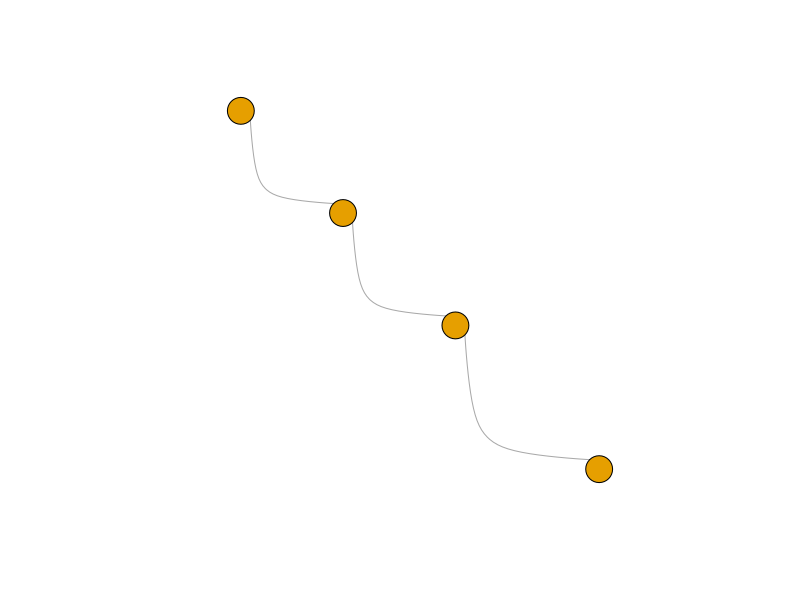
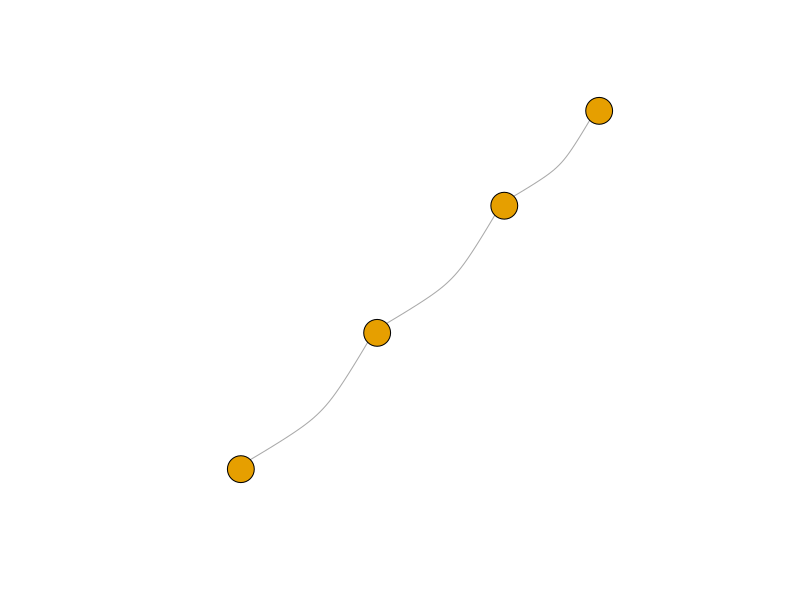
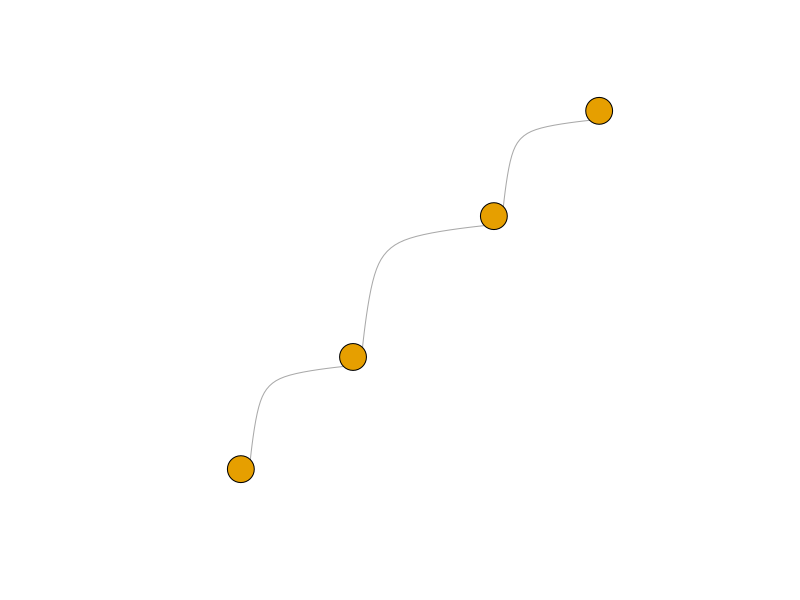
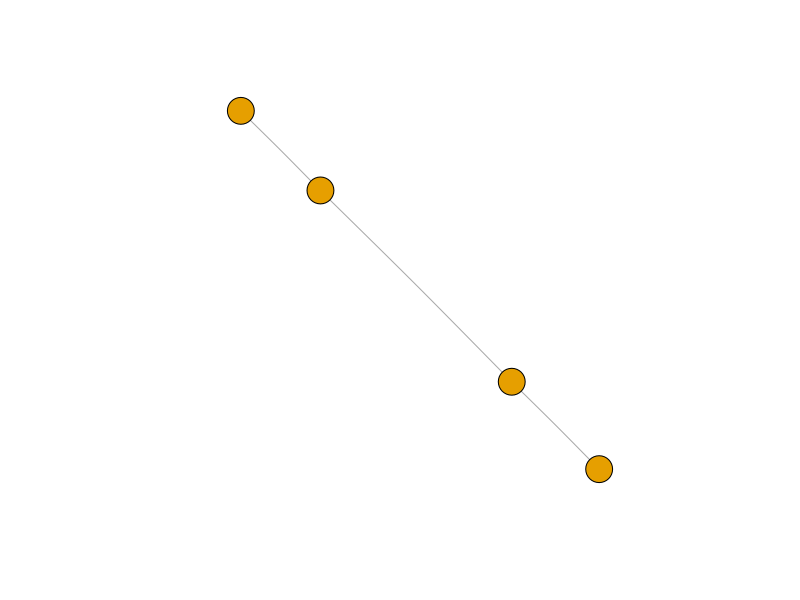
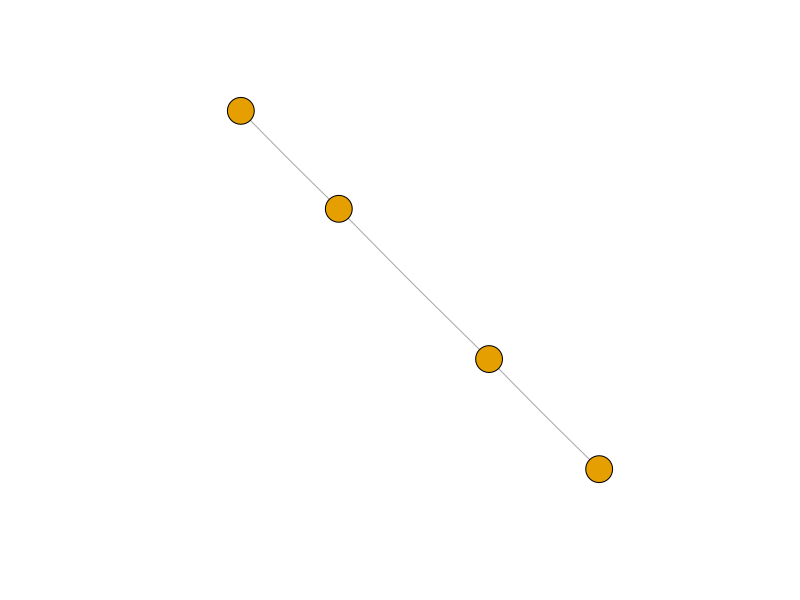
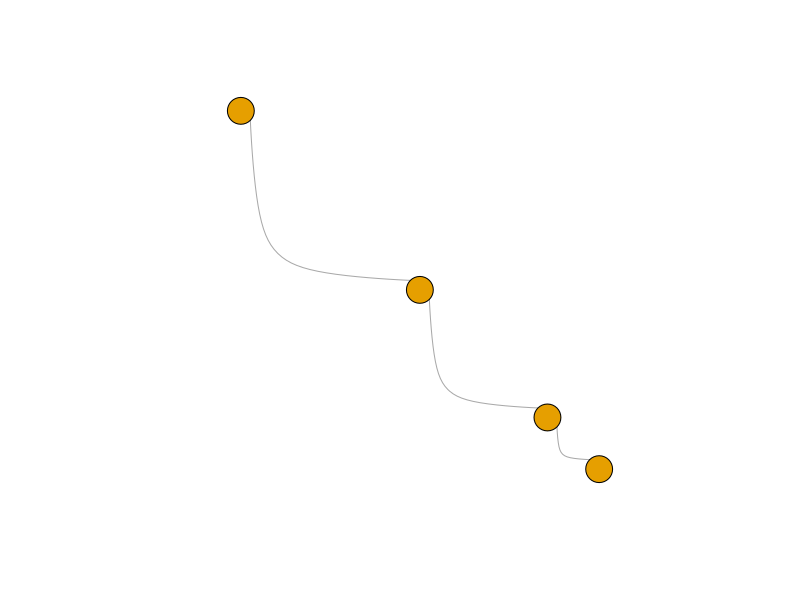
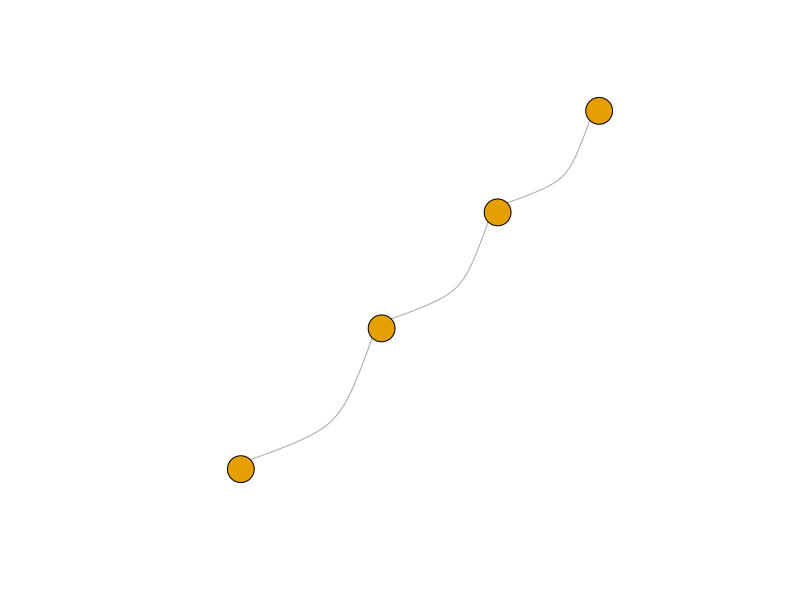
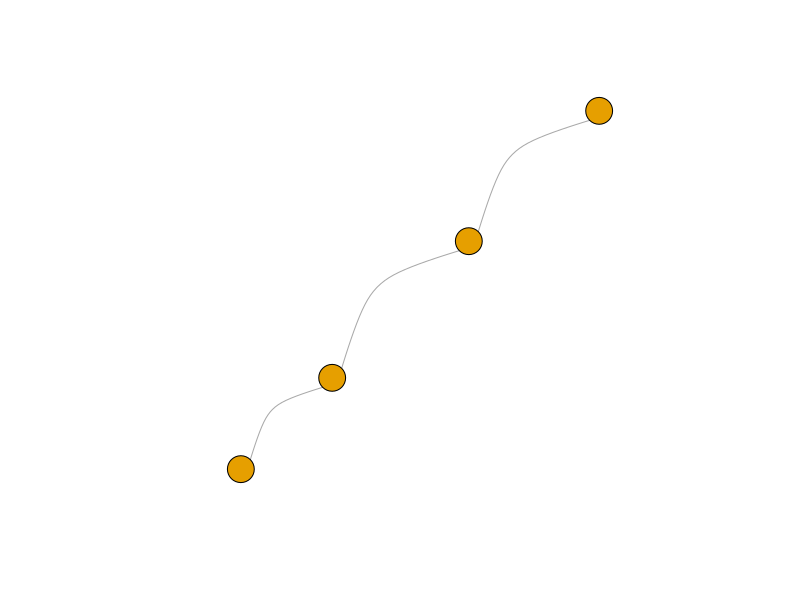

Source code (R) for these figures, in order: (Note: this script raises an error after producing the figures.)
#############################_Libraries_##########################
setwd(dirname(rstudioapi::getSourceEditorContext()$path))
getwd()
Sys.setenv(LANG = "en")

if (!("igraph" %in% rownames(installed.packages()))) install.packages("igraph")
library(igraph)

#############################_Graph_generation_#######################
#' Losowy obrót dla rysunku grafu - layout_in_circle() psuje losowość
#'
#' @param graph List
#' @return matrix
#'
randomLayout <- function(graph)
{
  rotation <- runif(1, 0, 2*pi)
  layout <- layout_in_circle(graph)
  return(cbind(cos(rotation) * layout[,1] - sin(rotation) * layout[,2], sin(rotation) * layout[,1] + cos(rotation) * layout[,2]))
}

#' Tworzy katalog do zapisu grafów
#'
#' @param vertexNo int - liczba wierzchołków
#' @param fileName string - nazwa grafu
#' @return string - ścieżka
#'
createDir <- function(vertexNo, fileName)
{
  dir.create(as.character(vertexNo), showWarnings = FALSE)
  dir.create(file.path(vertexNo, fileName), showWarnings = FALSE)
  pathName <- paste0(vertexNo, '/', fileName)
  unlink(paste0(pathName, "/*"))
  return(pathName)
}

#' Rysuj graf
#'
#' @param graph Graph - Graf do narysowania
#' @param pathName string - Ścieżka
#' @param fileName string - Nazwa pliku
#' @param vertexNo int - liczba wierzchołków
#' @param i int - Numer iteracji
#' @param plotCurve float
#' @return void
#'
plotGraphHelper <- function(graph, pathName, fileName, vertexNo, i, plotCurve)
{
  path <- file.path(pathName, paste0(fileName, "-", vertexNo, "-", i, ".png"))
  png(path, width = 800, height = 600)
  plot(graph, vertex.label = NA, edge.curved = plotCurve)
  dev.off()
}

#' Liczba losowa z rozkładu normalnego
#'
#' @param minVal float - minimalna wartość
#' @param maxVal float - maksylamna wartość
#' @return float
#'
generateGaussian <- function(minVal, maxVal)
{
  z <- sqrt(-2 * log(runif(1))) * cos(2 * pi * runif(1))
  gaussian_num <- 0.5 * (z + 1) * (maxVal - minVal) + minVal
  gaussian_num <- pmin(pmax(gaussian_num, 0.01), 0.99)
  return(gaussian_num)
}

#' Graf ścieżka N wierzchołków, nieskierowany
#'
#' @param N int - liczba rysunków
#' @param vertexNo int - liczba wierzchołków
#' @return void
#'
plotPaths <- function(N, vertexNo)
{
  fileName <- 'path'
  pathName <- createDir(vertexNo, fileName)
  definition <- c()
  for (index in 1:(vertexNo-1))
  {
    definition <- c(definition, index, index + 1)
  }
  definitionMatrix <- matrix(definition, ncol = 2, byrow = TRUE)
  
  for (i in 1:N)
  {
    plotCurve <- generateGaussian(0.01, 0.99)
    graph <- graph_from_edgelist(definitionMatrix, directed = FALSE)
    E(graph)$weight <- runif(ecount(graph))
    plotGraphHelper(graph, pathName, fileName, vertexNo, i, plotCurve)
  }
}

#' Graf cykliczny N wierzchołków, 100% pewności na połączenie wierzchołków, nieskierowany
#'
#' @param N int - liczba rysunków
#' @param vertexNo int - liczba wierzchołków
#' @return void
#'
plotCycles <- function(N, vertexNo)
{
  fileName <- 'cycle'
  pathName <- createDir(vertexNo, fileName)
  for (i in 1:N)
  {
    plotCurve <- generateGaussian(0.01, 0.99)
    graph <- make_ring(vertexNo, directed = FALSE)
    plotGraphHelper(graph, pathName, fileName, vertexNo, i, plotCurve)
  }
}

#' Graf pełny N wierzchołków, 100% pewności na połączenie wierzchołków, nieskierowany
#'
#' @param N int - liczba rysunków
#' @param vertexNo int - liczba wierzchołków
#' @return void
#'
plotFullGraphs <- function(N, vertexNo)
{
  fileName <- 'full'
  pathName <- createDir(vertexNo, fileName)
  for (i in 1:N)
  {
    plotCurve <- generateGaussian(0.01, 0.99)
    graph <- graph.full(vertexNo, directed = FALSE)
    E(graph)$weight <- runif(ecount(graph))
    plotGraphHelper(graph, pathName, fileName, vertexNo, i, plotCurve)
  }
}

#' Graf spójny N wierzchołków
#'
#' @param N int - liczba rysunków
#' @param vertexNo int - liczba wierzchołków
#' @return void
#'
plotConnectedGraphs <- function(N, vertexNo)
{
  fileName <- 'connected'
  pathName <- createDir(vertexNo, fileName)
  for (i in 1:N)
  {
    plotCurve <- generateGaussian(0.01, 0.99)
    graph <- graph(c(1, 2, 2, 3, 3, 4, 4, 5, 5, 1, 1, round(runif(1, 1, 10)), 2, round(runif(1, 1, 10)), 3, round(runif(1, 1, 10)) , 4, round(runif(1, 1, 10)) , 5, round(runif(1, 1, 10))))
    plotGraphHelper(graph, pathName, fileName, vertexNo, i, plotCurve)
  }
}

#' Graf dwudzielny N wierzchołków
#'
#' @param N int - liczba rysunków
#' @param vertexNo int - liczba wierzchołków
#' @return void
#'
plotBipartiteGraphs <- function(N, vertexNo)
{
  fileName <- 'bipartite'
  pathName <- createDir(vertexNo, fileName)
  for (i in 1:N)
  {
    plotCurve <- generateGaussian(0.01, 0.99)
    graph <- make_full_bipartite_graph(vertexNo/2, vertexNo/2, directed = FALSE)
    E(graph)$weight <- runif(ecount(graph))
    plotGraphHelper(graph, pathName, fileName, vertexNo, i, plotCurve)
  }
}

#' Graf pusty N wierzchołków
#'
#' @param N int - liczba rysunków
#' @param vertexNo int - liczba wierzchołków
#' @return void
#'
plotEmptyGraphs <- function(N, vertexNo)
{
  fileName <- 'empty'
  pathName <- createDir(vertexNo, fileName)
  for (i in 1:N)
  {
    plotCurve <- generateGaussian(0.01, 0.99)
    graph <- make_empty_graph(vertexNo, directed = FALSE)
    plotGraphHelper(graph, pathName, fileName, vertexNo, i, plotCurve)
  }
}

#' Graf drzewa N wierzchołków, nieskierowany
#'
#' @param N int - liczba rysunków
#' @param vertexNo int - liczba wierzchołków
#' @param treeType string - typ drzewa ("binary", "random")
#' @return void
#'
plotTrees <- function(N, vertexNo, treeType = "random")
{
  fileName <- paste0('tree-', treeType)
  pathName <- createDir(vertexNo, fileName)
  
  for (i in 1:N)
  {
    if (treeType == "binary")
    {
      graph <- make_tree(vertexNo, children = 2, mode = "undirected") # Drzewo binarne o liczbie wierzchołków vertexNo
    }
    else if (treeType == "random")
    {
      graph <- sample_tree(vertexNo, directed = FALSE) # Losowe drzewo rozpinające (drzewo losowe)
    }
    else
    {
      stop("Nieznany typ drzewa. Dostępne opcje to 'binary' lub 'random'.")
    }
    plotCurve <- generateGaussian(0.01, 0.99)
    E(graph)$weight <- runif(ecount(graph))
    plotGraphHelper(graph, pathName, fileName, vertexNo, i, plotCurve)
  }
}

#' Graf hiper-kostki o N wymiarach
#'
#' @param N int - liczba rysunków
#' @param No int - liczba wymiarów (czyli liczba bitów w ciągach binarnych)
#' @return void
#'
plotHypercube <- function(N, No) {
  fileName <- 'hypercube'
  pathName <- createDir(No, fileName)
  generate_hypercube_edges <- function(dim)
  {
    num_vertices <- 2^dim
    edges <- matrix(nrow = 0, ncol = 2)
    vertices <- expand.grid(rep(list(c(0, 1)), dim))
    vertices <- as.matrix(vertices)
    for (i in 1:(num_vertices - 1))
    {
      for (j in (i + 1):num_vertices)
      {
        if (sum(vertices[i, ] != vertices[j, ]) == 1)
        {
          edges <- rbind(edges, c(i, j))
        }
      }
    }
    return(edges)
  }
  
  for (i in 1:N)
  {
    plotCurve <- generateGaussian(0.01, 0.99)
    edges <- generate_hypercube_edges(No)
    graph <- graph_from_edgelist(edges, directed = FALSE)
    E(graph)$weight <- runif(ecount(graph))
    plotGraphHelper(graph, pathName, fileName, No, i, plotCurve)
  }
}

plotPaths(500, 4)
plotCycles(500, 4)
plotFullGraphs(500, 4)
plotEmptyGraphs(200, 4)
# plotTrees(500, 4, "random")
plotTrees(500, 4, "binary")
# plotHypercube(500, 4)

plotPaths(500, 5)
plotCycles(500, 5)
plotFullGraphs(500, 5)
plotEmptyGraphs(500, 5)
# plotTrees(500, 5, "random")
plotTrees(500, 5, "binary")
# plotHypercube(500, 5)

plotPaths(500, 6)
plotCycles(500, 6)
plotFullGraphs(500, 6)
plotEmptyGraphs(500, 6)
# plotTrees(500, 6, "random")
plotTrees(500, 6, "binary")
# plotHypercube(500, 6)

plotPaths(500, 7)
plotCycles(500, 7)
plotFullGraphs(500, 7)
plotEmptyGraphs(500, 7)
# plotTrees(500, 7, "random")
plotTrees(500, 7, "binary")
# plotHypercube(500, 7)
